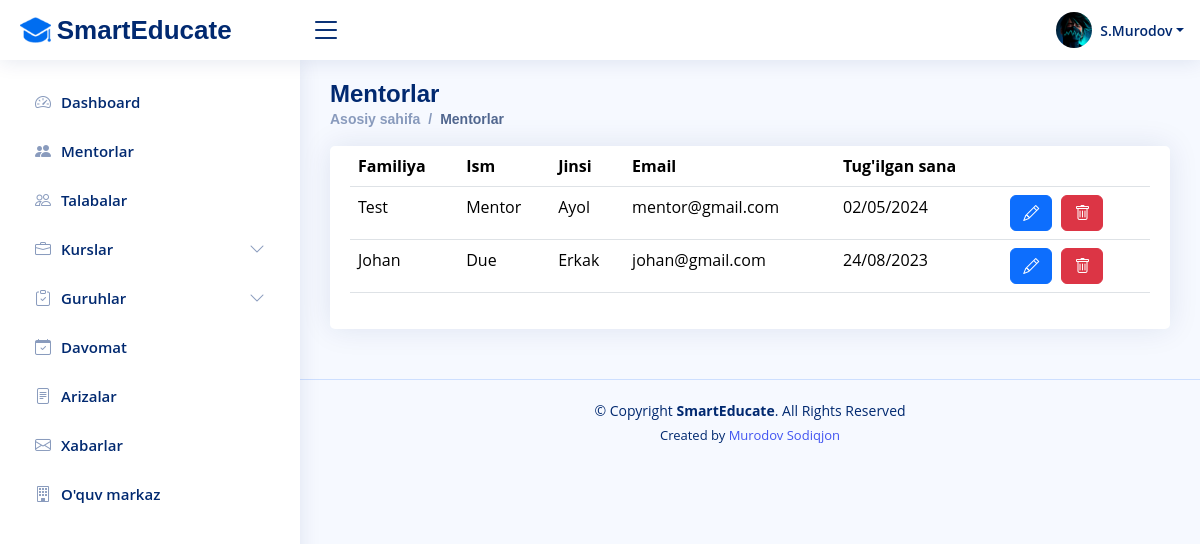
/accounts/teachers (signed in), run on the app's committed database.
### management/models.py (models this page shows)
class CompanyInfo(models.Model):
    name = models.CharField(max_length=70)
    address = models.CharField(max_length=100)
    phone = models.CharField(max_length=14)
    email = models.EmailField(max_length=255)
    start_day = models.CharField(max_length=4, choices=DAYS_CHOICES, blank=True, null=True)
    end_day = models.CharField(max_length=4, choices=DAYS_CHOICES, blank=True, null=True)
    start_time = models.TimeField()
    end_time = models.TimeField()

### accounts/models.py (models this page shows, shortened)
class Profile(models.Model):
    user_id = models.OneToOneField(User, on_delete=models.CASCADE)
    first_name = models.CharField(max_length=100)
    last_name = models.CharField(max_length=100)
    role = models.ForeignKey(Group, on_delete=models.PROTECT, default=1)
    email = models.EmailField(max_length=255)
    image = models.ImageField(upload_to='images', blank=True, null=True)
    birthday = models.DateField()
    gender = models.CharField(max_length=5, choices=ATTENDANCE_GENDER_CHOICES)
    phone = models.CharField(max_length=14)
    about = models.TextField(blank=True, null=True)
    facebook_link = models.CharField(max_length=255, blank=True, null=True)
    telegram_link = models.CharField(max_length=255, blank=True, null=True)
    instagram_link = models.CharField(max_length=255, blank=True, null=True)
    twitter_link = models.CharField(max_length=255, blank=True, null=True)

### accounts/views.py (the view)
# urls.py: path('teachers', TeachersPageView.as_view(), name='teachers_page'),
class TeachersPageView(LoginRequiredMixin, GetData, TemplateView):
    template_name = 'accounts/teachers.html'
    def get_context_data(self, *args, **kwargs):
        context = super(TeachersPageView, self).get_context_data(*args, **kwargs)
        mentor = Group.objects.get(name='Mentor')
        context['users'] = Profile.objects.filter(role=mentor)
        return context

### management/views.py (called while the page is built)
    def get_profile(self):
        return Profile.objects.get(user_id=self.request.user.id)

    def get_company_info(self):
        return CompanyInfo.objects.get(pk=1)

### templates/accounts/teachers.html (shortened to what this page needs)
{% extends 'base.html' %}
{% load static %}
{% block content %}
<div class="pagetitle">
    <h1>Mentorlar</h1>
    <nav>
        <ol class="breadcrumb">
            <li class="breadcrumb-item"><a href="{% url 'home_page' %}">Asosiy sahifa</a></li>
            <li class="breadcrumb-item active">Mentorlar</li>
        </ol>
    </nav>
</div>
<section class="section">
    <div class="row">
        <div class="col-lg-12">
            <div class="card">
                <div class="card-body">
                    <table class="table datatable">
                        <thead>
                        <tr>
                            <th>Familiya</th>
                            <th>Ism</th>
                            <th>Jinsi</th>
                            <th>Email</th>
                            <th data-type="date" data-format="DD/MM/YYYY">Tug'ilgan sana</th>
                            <th></th>
                        </tr>
                        </thead>
                        <tbody>
                        {% for user in users %}
                        <tr>
                            <td>{{ user.last_name|capfirst }}</td>
                            <td>{{ user.first_name|capfirst }}</td>
                            {% if user.gender == "1" %}
                            <td>Erkak</td>
                            {% else %}
                            <td>Ayol</td>
                            {% endif %}
                            <td>{{ user.email }}</td>
                            <td>{{ user.birthday|date:"d/m/Y" }}</td>
                            <td>
                                <a class="btn btn-primary btn-size" href="{% url 'edit-user' pk=user.id %}"><i
                                        class="bi bi-pencil"></i></a>
                                <a class="btn btn-danger btn-size" href="{% url 'teacher_delete' pk=user.user_id.id %}"><i class="bi bi-trash"></i></a>
                            </td>
                        </tr>
                        {% endfor %}
                        </tbody>
                    </table>
                </div>
            </div>
        </div>
    </div>
</section>
{% endblock %}

### templates/includes/header.html (shortened to what this page needs)
{% load static %}
<header id="header" class="header fixed-top d-flex align-items-center">
    <div class="d-flex align-items-center justify-content-between">
        <a href="{% url 'home_page' %}" class="logo d-flex align-items-center">
            <img src="{% static 'img/logo/logo.png' %}" alt="logo">
            {% if view.get_profile %}
            <span class="d-none d-lg-block">{{ view.get_company_info.name }}</span>
            {% else %}
            <span class="d-none d-lg-block">{{ get_company_info.name }}</span>
            {% endif %}
        </a>
        <i class="bi bi-list toggle-sidebar-btn"></i>
    </div>
    <nav class="header-nav ms-auto">
        <ul class="d-flex align-items-center">
            <li class="nav-item dropdown pe-3">
                <a class="nav-link nav-profile d-flex align-items-center pe-0" href="#" data-bs-toggle="dropdown">
                    {% if view.get_profile.image %}
                        <img src="{{ view.get_profile.image.url }}" alt="Profile" class="rounded-circle" width="36px" height="36px">
                    {% elif get_profile.image %}
                        <img src="{{ get_profile.image.url }}" alt="Profile" class="rounded-circle" width="36px" height="36px">
                    {% else %}
                        <img src="{% static 'img/user.png' %}" alt="Profile" class="rounded-circle">
                    {% endif %}
                    {% if view.get_profile %}
                    <span class="d-none d-md-block dropdown-toggle ps-2">{{ view.get_profile.first_name|capfirst|make_list|first }}.{{ view.get_profile.last_name|capfirst }}</span>
                    {% else %}
                    <span class="d-none d-md-block dropdown-toggle ps-2">{{ get_username|capfirst }}</span>
                    {% endif %}
                </a>
            </li>
        </ul>
    </nav>
</header>

### templates/includes/footer.html (shortened to what this page needs)
{% load static %}
<footer id="footer" class="footer">
    <div class="copyright">
        &copy; Copyright <strong><span>{{ view.get_company_info.name }}</span></strong>. All Rights Reserved
    </div>
    <div class="credits">
        Created by <a href="https://www.instagram.com/sodiqjan_murodov/">Murodov Sodiqjon</a>
    </div>
</footer>

### static/css/style.css (style rules this page uses)
:root { scroll-behavior: smooth; }
body { font-family: "Open Sans", sans-serif; background: #f6f9ff; color: #444444; user-select: none; -webkit-user-select: none; -moz-user-select: none; -ms-user-select: none; }
a { color: #4154f1; text-decoration: none; }
h1, h2, h3, h4, h5, h6 { font-family: "Nunito", sans-serif; }
.pagetitle { margin-bottom: 10px; }
.pagetitle h1 { font-size: 24px; margin-bottom: 0; font-weight: 600; color: #012970; }
.btn-size { padding: 5px 12px; margin-right: 5px; }
.card { margin-bottom: 30px; border: none; border-radius: 5px; box-shadow: 0px 0 30px rgba(1, 41, 112, 0.1); }
.card-body { padding: 0 20px 20px 20px; }
.breadcrumb { font-size: 14px; font-family: "Nunito", sans-serif; color: #899bbd; font-weight: 600; }
.breadcrumb a { color: #899bbd; transition: 0.3s; }
.breadcrumb .breadcrumb-item::before { color: #899bbd; }
.breadcrumb .active { color: #51678f; font-weight: 600; }
.logo { line-height: 1; }
@media (min-width: 1200px) { .logo { width: 280px; } }
.logo img { max-height: 26px; margin-right: 6px; }
.logo span { font-size: 26px; font-weight: 700; color: #012970; font-family: "Nunito", sans-serif; }
.header { transition: all 0.5s; z-index: 997; height: 60px; box-shadow: 0px 2px 20px rgba(1, 41, 112, 0.1); background-color: #fff; padding-left: 20px; }
.header .toggle-sidebar-btn { font-size: 32px; padding-left: 10px; cursor: pointer; color: #012970; }
.header-nav ul { list-style: none; }
.header-nav>ul { margin: 0; padding: 0; }
.header-nav .nav-profile { color: #012970; }
.header-nav .nav-profile img { max-height: 36px; }
.header-nav .nav-profile span { font-size: 14px; font-weight: 600; }
@media (min-width: 1200px) { #main, #footer { margin-left: 300px; } }
.footer { padding: 20px 0; font-size: 14px; transition: all 0.3s; border-top: 1px solid #cddfff; }
.footer .copyright { text-align: center; color: #012970; }
.footer .credits { padding-top: 5px; text-align: center; font-size: 13px; color: #012970; }

### data on the page
CompanyInfo: get_company_info.name "SmartEducate"
Profile: last_name "Test", first_name "Mentor", gender "Ayol", email "mentor@gmail.com", birthday "02/05/2024"
Profile: last_name "Johan", first_name "Due", gender "Erkak", email "johan@gmail.com", birthday "24/08/2023"

### other printed values
{{ view.get_profile.first_name|capfirst|make_list|first }} "S"
{{ view.get_profile.last_name|capfirst }} "Murodov"
